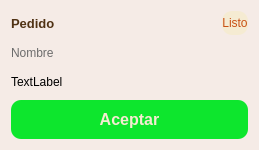
<?xml version="1.0" encoding="UTF-8"?>
<ui version="4.0">
 <class>pedido_entregado</class>
 <widget class="QFrame" name="pedido_entregado">
  <property name="geometry">
   <rect>
    <x>0</x>
    <y>0</y>
    <width>259</width>
    <height>150</height>
   </rect>
  </property>
  <property name="minimumSize">
   <size>
    <width>0</width>
    <height>150</height>
   </size>
  </property>
  <property name="windowTitle">
   <string>Frame</string>
  </property>
  <property name="styleSheet">
   <string notr="true">background-color: rgb(245, 235, 230);
border-radius:10;</string>
  </property>
  <layout class="QVBoxLayout" name="verticalLayout">
   <item>
    <layout class="QHBoxLayout" name="horizontalLayout">
     <item>
      <widget class="QLabel" name="ui_id_pedido">
       <property name="font">
        <font>
         <pointsize>10</pointsize>
         <bold>true</bold>
        </font>
       </property>
       <property name="styleSheet">
        <string notr="true">color: rgb(80, 50 ,20);</string>
       </property>
       <property name="text">
        <string>Pedido</string>
       </property>
      </widget>
     </item>
     <item>
      <spacer name="horizontalSpacer">
       <property name="orientation">
        <enum>Qt::Orientation::Horizontal</enum>
       </property>
       <property name="sizeHint" stdset="0">
        <size>
         <width>40</width>
         <height>20</height>
        </size>
       </property>
      </spacer>
     </item>
     <item>
      <widget class="QLabel" name="ui_estado">
       <property name="styleSheet">
        <string notr="true">color: rgb(200, 80, 20);
background-color: rgb(245, 235, 210);</string>
       </property>
       <property name="text">
        <string>Listo</string>
       </property>
       <property name="alignment">
        <set>Qt::AlignmentFlag::AlignCenter</set>
       </property>
      </widget>
     </item>
    </layout>
   </item>
   <item>
    <widget class="QLabel" name="ui_nombre">
     <property name="styleSheet">
      <string notr="true">color:rgb(108, 108, 108);</string>
     </property>
     <property name="text">
      <string>Nombre</string>
     </property>
    </widget>
   </item>
   <item>
    <widget class="QLabel" name="ui_hora">
     <property name="text">
      <string>TextLabel</string>
     </property>
    </widget>
   </item>
   <item>
    <widget class="QPushButton" name="pushButton">
     <property name="font">
      <font>
       <pointsize>12</pointsize>
       <bold>true</bold>
      </font>
     </property>
     <property name="styleSheet">
      <string notr="true">background-color: rgb(13, 230, 45);
color: rgb(245, 235, 210);
padding: 10;
border-radius: 10;</string>
     </property>
     <property name="text">
      <string>Aceptar</string>
     </property>
    </widget>
   </item>
  </layout>
 </widget>
 <resources/>
 <connections/>
</ui>
